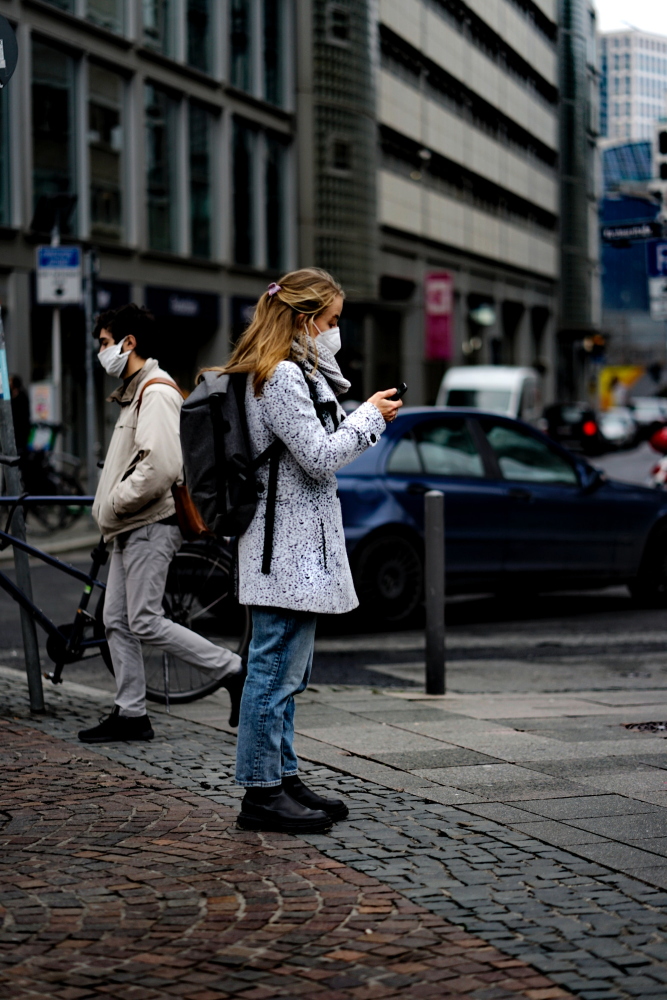
#> input picture Practice/images/people2.jpg, 2000 x 3000 px (shown at 1/3 size)
$ python full_body_detector.py
#> lines starting #> are read from the running program, lines starting #| are printed output that depends on the picture; after the words box and inside, x2 and y2 are one past the last pixel; in counts of white or black regions, pixels touching at a corner belong together
import numpy as np
import cv2

#Creates a cascade classifier object which allows us to search for a full body in an image
full_body_cascade = cv2.CascadeClassifier('/home/nvombat/Desktop/WebCam-Motion-Detector/haarcascade_fullbody_default.xml')

img = cv2.imread("Practice/images/people2.jpg")
#> img is the input picture: shape (3000, 2000, 3); mean B, G, R 65.3, 64.7, 64.3
#print(type(img))
#print(img)

# Resize the image to quarter the original size
resized_img = cv2.resize(img,(int(img.shape[1])/4, int(img.shape[0]/4)))
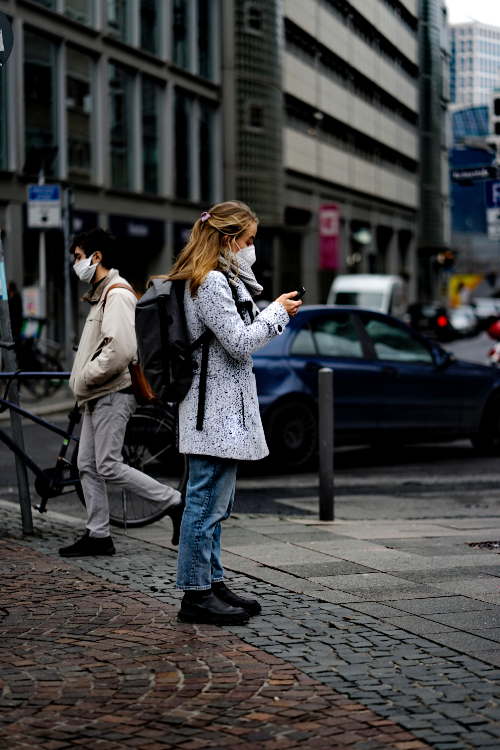
#> resized_img: shape (750, 500, 3); mean B, G, R 65.4, 64.8, 64.4

#Convert the image to grayscale
gray_img = cv2.cvtColor(resized_img, cv2.COLOR_BGR2GRAY)
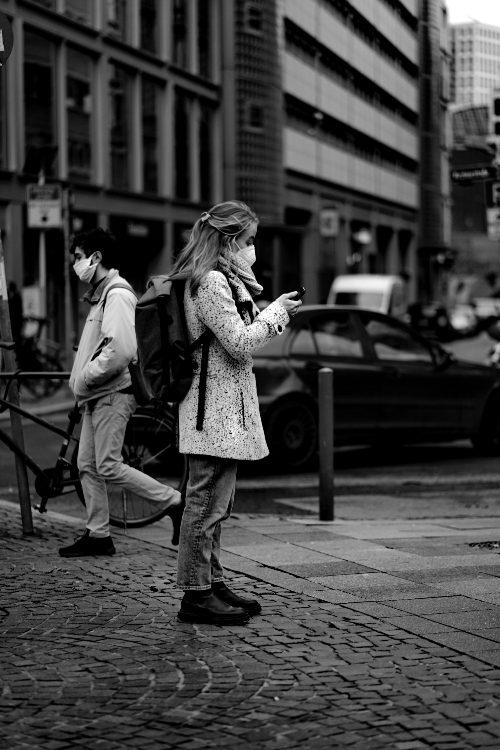
#> gray_img: shape (750, 500); min 0, max 255, mean 64.7
#print(gray_img)

#Use the classifier to detect bodies
bodies = full_body_cascade.detectMultiScale(gray_img, scaleFactor=1.1, minNeighbors=0)
#> bodies = [[304, 452, 44, 88], [297, 414, 58, 117], [297, 422, 58, 117], [0, 253, 64, 129], [288, 404, 71, 142], [281, 367, 86, 171]]
#print(type(bodies))
#print(bodies)

#The bodies variable is a numpy array with coordinates for the points on the picture where the body will be if connected
for (x,y,w,h) in bodies:
    #Draw a rectangle around the bodies and give it a color and width
    resized_img = cv2.rectangle(resized_img, (x,y), (x+w,y+h), (0,255,255), 10)
#> this loop made 6 passes
#> pass 1, `resized_img = cv2.rectangle(resized_img, (x,y), (x+w,y+h), (0,255,255)..`:
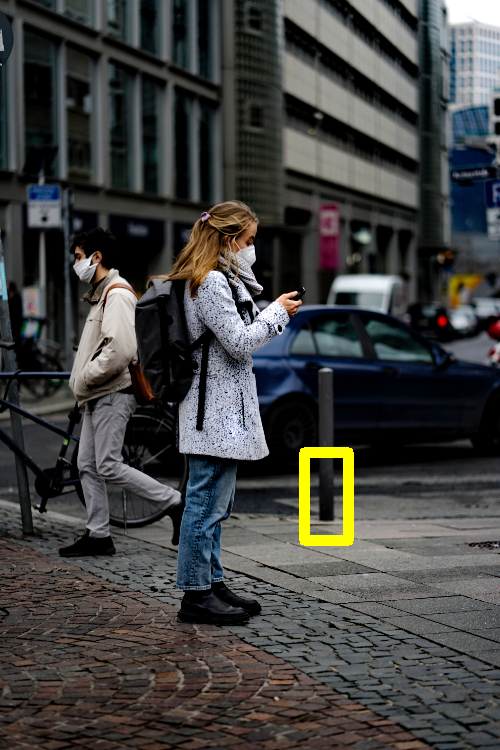
#> resized_img: shape (750, 500, 3); 0.76% of pixels changed, all inside (x1, y1, x2, y2) = (299, 447, 354, 546)
#> pass 2, `resized_img = cv2.rectangle(resized_img, (x,y), (x+w,y+h), (0,255,255)..`:
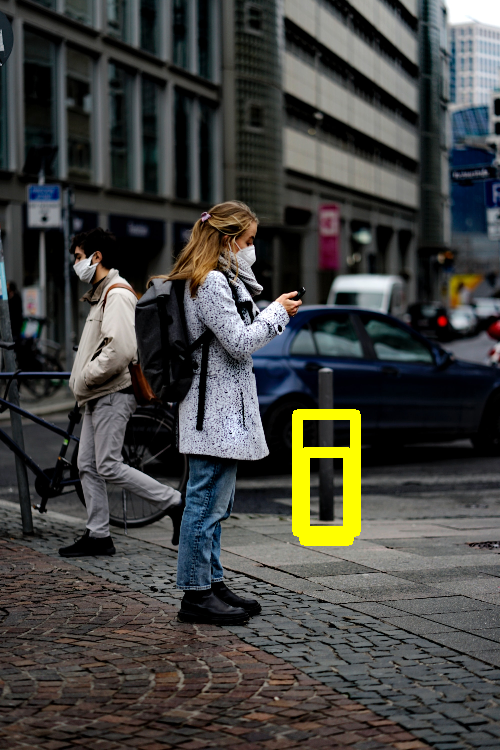
#> resized_img: shape (750, 500, 3); 0.77% of pixels changed, all inside (x1, y1, x2, y2) = (292, 409, 361, 537)
#> pass 3, `resized_img = cv2.rectangle(resized_img, (x,y), (x+w,y+h), (0,255,255)..`:
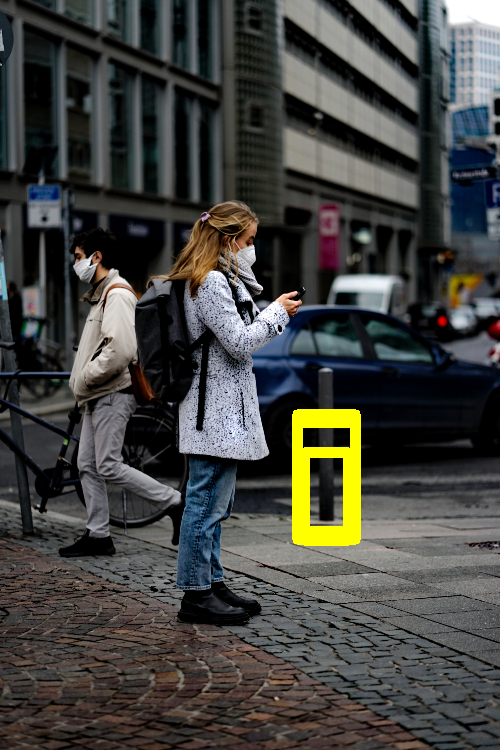
#> resized_img: shape (750, 500, 3); 0.13% of pixels changed, all inside (x1, y1, x2, y2) = (292, 420, 361, 545)
#> after the loop:
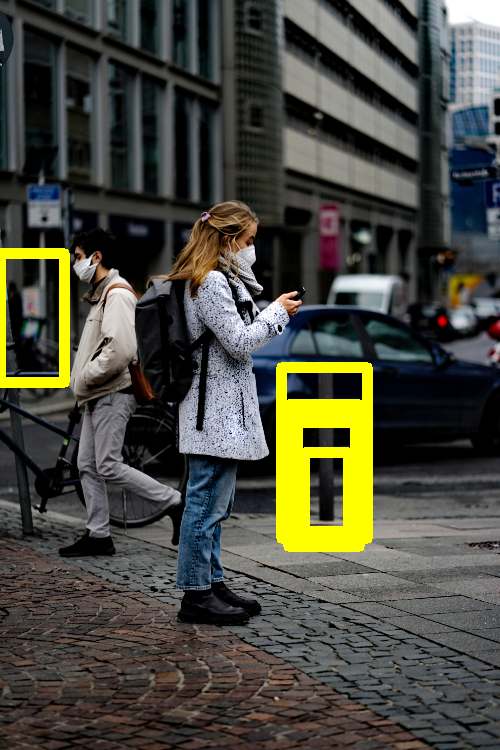
#> resized_img: shape (750, 500, 3); 2.78% of pixels changed, all inside (x1, y1, x2, y2) = (0, 248, 373, 552)

# Resize the image to quarter the original size
# resized_img = cv2.resize(img,(int(img.shape[1]/4), int(img.shape[0]/4)))
#resized_img = cv2.resize(img, (100,100))

cv2.imshow('Detected Bodies',resized_img)
cv2.waitKey(0)
cv2.destroyAllWindows()
